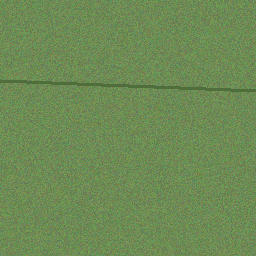
#> input picture data/before/levir_test_sample_005_suburban_sprawl_before.png, 256 x 256 px
$ python -i building_segmentation.py   (imports and definitions only)
#> lines starting #> are read from the running program, lines starting #| are printed output that depends on the picture
"""
Building Detection and Segmentation Module.

Implements satellite building footprint extraction using a hybrid computer vision
and remote sensing pipeline:
1. Spectral contrast and rooftop reflectance thresholding
2. Morphological structural filtering (disconnecting rooftop structures from roads and soil)
3. Geometric filtering (aspect ratio < 3.0, solidity > 0.50, area thresholds)
4. Polygon approximation using Ramer-Douglas-Peucker (approxPolyDP)
5. Structured detection dictionary output and annotated visual overlays.
"""

from pathlib import Path
from typing import Dict, List, Optional, Tuple, Union
import cv2
import numpy as np


class BuildingSegmenter:
    """Detects and segments building footprints in satellite imagery."""

    def __init__(
        self,
        min_area: int = 20,
        max_area: int = 8000,
        min_solidity: float = 0.52,
        max_aspect_ratio: float = 3.2,
        confidence_threshold: float = 0.45,
        epsilon_factor: float = 0.02,
    ):
        """
        Args:
            min_area: Minimum building footprint area in pixels.
            max_area: Maximum building footprint area in pixels.
            min_solidity: Contour area / Convex hull area (filters out jagged non-building noise).
            max_aspect_ratio: Length to width ratio (buildings are compact, aspect ratio < 3.2).
            confidence_threshold: Minimum confidence score to retain detection.
            epsilon_factor: Polygon approximation precision (approxPolyDP).
        """
        self.min_area = min_area
        self.max_area = max_area
        self.min_solidity = min_solidity
        self.max_aspect_ratio = max_aspect_ratio
        self.confidence_threshold = confidence_threshold
        self.epsilon_factor = epsilon_factor

    def segment(
        self,
        image_rgb: np.ndarray,
        ndvi: Optional[np.ndarray] = None,
        candidate_mask: Optional[np.ndarray] = None,
    ) -> Tuple[np.ndarray, List[Dict]]:
        """
        Runs building segmentation on an RGB satellite image.

        Args:
            image_rgb: uint8 array of shape (H, W, 3).
            ndvi: Optional Normalized Difference Vegetation Index array (-1 to 1).
            candidate_mask: Optional binary mask (e.g. from Part 1 change detection) to focus analysis.

        Returns:
            binary_mask: Binary mask of shape (H, W) where 1 indicates building.
            detections: List of detection dictionaries with bbox, polygon, confidence, and metrics.
        """
        if image_rgb.ndim != 3 or image_rgb.shape[2] != 3:
            raise ValueError(f"Expected RGB image of shape (H, W, 3), got {image_rgb.shape}")

        height, width, _ = image_rgb.shape
#> height = 256; width = 256
        gray = cv2.cvtColor(image_rgb, cv2.COLOR_RGB2GRAY)
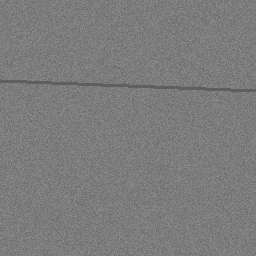
#> gray: shape (256, 256); min 95, max 143, mean 123.9

        # 1. Contrast enhancement via CLAHE
        clahe = cv2.createCLAHE(clipLimit=2.5, tileGridSize=(8, 8))
        enhanced = clahe.apply(gray)
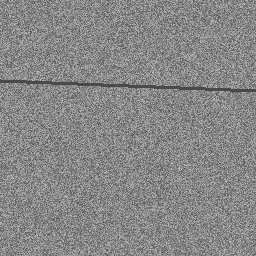
#> enhanced: shape (256, 256); min 73, max 191, mean 134.9

        # 2. Extract built-up / rooftop features via percentile thresholding
        valid_pixels = enhanced[enhanced > 10]
        if len(valid_pixels) > 0:
            threshold_val = np.percentile(valid_pixels, 72)
#> threshold_val = 152
        else:
            threshold_val = 110.0

        _, binary_buildings = cv2.threshold(enhanced, threshold_val, 255, cv2.THRESH_BINARY)
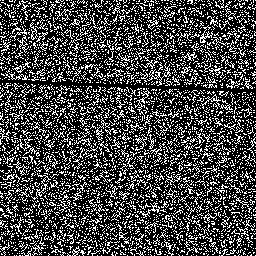
#> binary_buildings: shape (256, 256); 27.3% white in thin lines or dots

        # 3. Morphological opening to disconnect buildings from roads, fences, and background
        kernel_open = cv2.getStructuringElement(cv2.MORPH_RECT, (4, 4))
        opened = cv2.morphologyEx(binary_buildings, cv2.MORPH_OPEN, kernel_open)
#> opened: shape (256, 256); every value is 0

        # Morphological closing to fill small holes inside rooftop structures
        kernel_close = cv2.getStructuringElement(cv2.MORPH_RECT, (3, 3))
        closed = cv2.morphologyEx(opened, cv2.MORPH_CLOSE, kernel_close)

        # 4. Suppress vegetation if NDVI is available
        if ndvi is not None:
            vegetation_mask = (ndvi > 0.20).astype(np.uint8) * 255
            closed = cv2.bitwise_and(closed, cv2.bitwise_not(vegetation_mask))

        # Focus on candidate change areas if provided from Part 1
        if candidate_mask is not None:
            cand_u8 = (candidate_mask.astype(bool)).astype(np.uint8) * 255
            kernel_cand = cv2.getStructuringElement(cv2.MORPH_RECT, (7, 7))
            cand_dilated = cv2.dilate(cand_u8, kernel_cand, iterations=1)
            closed = cv2.bitwise_and(closed, cand_dilated)

        # 5. Contour detection and polygon extraction
        contours, _ = cv2.findContours(closed, cv2.RETR_EXTERNAL, cv2.CHAIN_APPROX_SIMPLE)
#> contours = []

        binary_mask = np.zeros((height, width), dtype=np.uint8)
        detections = []

        for idx, cnt in enumerate(contours, start=1):
            area = cv2.contourArea(cnt)
            if area < self.min_area or area > self.max_area:
                continue

            x, y, w, h = cv2.boundingRect(cnt)
            aspect_ratio = max(w, h) / max(1.0, min(w, h))

            # Buildings are compact and polygonal; roads are elongated
            if aspect_ratio > self.max_aspect_ratio:
                continue

            # Geometric shape validation: Solidity & Rectangularity
            hull = cv2.convexHull(cnt)
            hull_area = cv2.contourArea(hull)
            solidity = float(area / hull_area) if hull_area > 0 else 0.0

            if solidity < self.min_solidity:
                continue

            rect_area = w * h
            rectangularity = float(area / rect_area) if rect_area > 0 else 0.0

            # Approximate polygonal boundary (Ramer-Douglas-Peucker)
            epsilon = self.epsilon_factor * cv2.arcLength(cnt, True)
            approx_polygon = cv2.approxPolyDP(cnt, epsilon, True)

            # Confidence score based on solidity, rectangularity, and contrast
            confidence = float(np.clip(0.50 + (0.28 * solidity) + (0.20 * rectangularity), 0.0, 0.98))
            if confidence < self.confidence_threshold:
                continue

            # Draw accepted building onto binary mask
            cv2.drawContours(binary_mask, [cnt], -1, 1, thickness=cv2.FILLED)

            polygon_coords = approx_polygon.reshape(-1, 2).tolist()

            detections.append({
                "region_id": idx,
                "object_type": "building",
                "confidence": round(confidence, 3),
                "confidence_percent": round(confidence * 100, 1),
                "bbox": [int(x), int(y), int(w), int(h)],
                "polygon": polygon_coords,
                "area_pixels": int(area),
                "solidity": round(solidity, 2),
                "rectangularity": round(rectangularity, 2),
                "aspect_ratio": round(aspect_ratio, 2),
            })
#> this loop made 0 passes
#> after the loop, detections = []

        return binary_mask, detections

    # [45 lines left out: function visualize, not called in this run]

>>> import cv2
>>> picture = cv2.cvtColor(cv2.imread('../../data/before/levir_test_sample_005_suburban_sprawl_before.png'), cv2.COLOR_BGR2RGB)
>>> result = BuildingSegmenter().segment(picture)

$ run again, on data/before/levir_test_sample_006_no_change_control_before.png
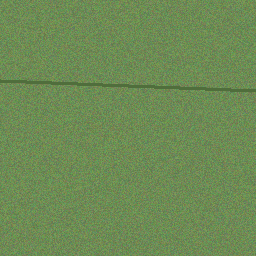
#> input picture data/before/levir_test_sample_006_no_change_control_before.png, 256 x 256 px
#> in segment, `enhanced = clahe.apply(gray)`:
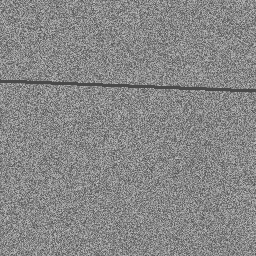
#> enhanced: shape (256, 256); min 73, max 191, mean 135.2
#> threshold_val = 152
#> in segment, `_, binary_buildings = cv2.threshold(enhanced, threshold_val, 255, cv2...`:
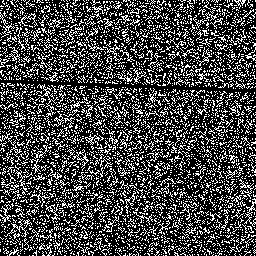
#> binary_buildings: shape (256, 256); 27.5% white in thin lines or dots
#> opened: shape (256, 256); every value is 0
#> contours = []

$ run again, on data/before/levir_train_sample_001_residential_before.png
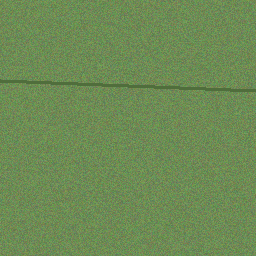
#> input picture data/before/levir_train_sample_001_residential_before.png, 256 x 256 px
#> in segment, `enhanced = clahe.apply(gray)`:
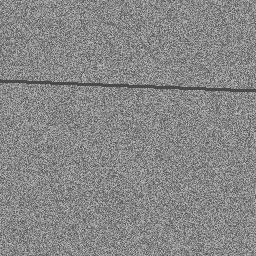
#> enhanced: shape (256, 256); min 73, max 192, mean 135.2
#> threshold_val = 152
#> in segment, `_, binary_buildings = cv2.threshold(enhanced, threshold_val, 255, cv2...`:
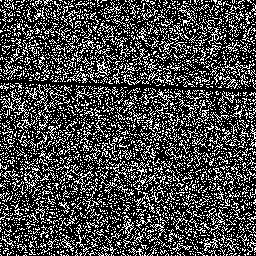
#> binary_buildings: shape (256, 256); 27.8% white in thin lines or dots
#> opened: shape (256, 256); every value is 0
#> contours = []

$ run again, on data/before/levir_train_sample_002_commercial_before.png
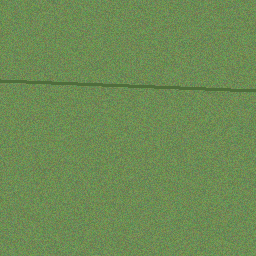
#> input picture data/before/levir_train_sample_002_commercial_before.png, 256 x 256 px
#> in segment, `enhanced = clahe.apply(gray)`:
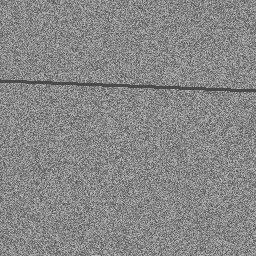
#> enhanced: shape (256, 256); min 73, max 192, mean 135.2
#> threshold_val = 152
#> in segment, `_, binary_buildings = cv2.threshold(enhanced, threshold_val, 255, cv2...`:
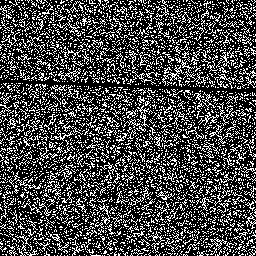
#> binary_buildings: shape (256, 256); 27.9% white in thin lines or dots
#> opened: shape (256, 256); every value is 0
#> contours = []
